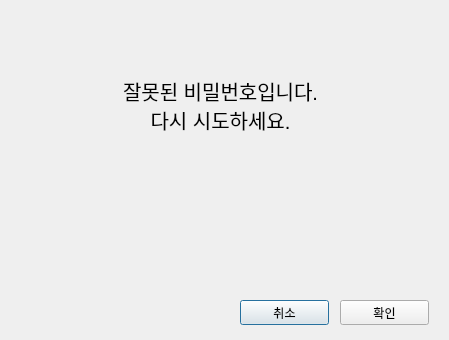
<?xml version="1.0" encoding="UTF-8"?>
<ui version="4.0">
 <class>Dialog</class>
 <widget class="QDialog" name="Dialog">
  <property name="geometry">
   <rect>
    <x>0</x>
    <y>0</y>
    <width>449</width>
    <height>340</height>
   </rect>
  </property>
  <property name="windowTitle">
   <string>Dialog</string>
  </property>
  <widget class="QLabel" name="label">
   <property name="geometry">
    <rect>
     <x>100</x>
     <y>80</y>
     <width>241</width>
     <height>51</height>
    </rect>
   </property>
   <property name="font">
    <font>
     <pointsize>15</pointsize>
    </font>
   </property>
   <property name="text">
    <string>잘못된 비밀번호입니다.
다시 시도하세요.</string>
   </property>
   <property name="alignment">
    <set>Qt::AlignCenter</set>
   </property>
  </widget>
  <widget class="QPushButton" name="cancel_button">
   <property name="geometry">
    <rect>
     <x>240</x>
     <y>300</y>
     <width>89</width>
     <height>25</height>
    </rect>
   </property>
   <property name="text">
    <string>취소</string>
   </property>
  </widget>
  <widget class="QPushButton" name="ok_button">
   <property name="geometry">
    <rect>
     <x>340</x>
     <y>300</y>
     <width>89</width>
     <height>25</height>
    </rect>
   </property>
   <property name="text">
    <string>확인</string>
   </property>
  </widget>
 </widget>
 <resources/>
 <connections/>
</ui>
